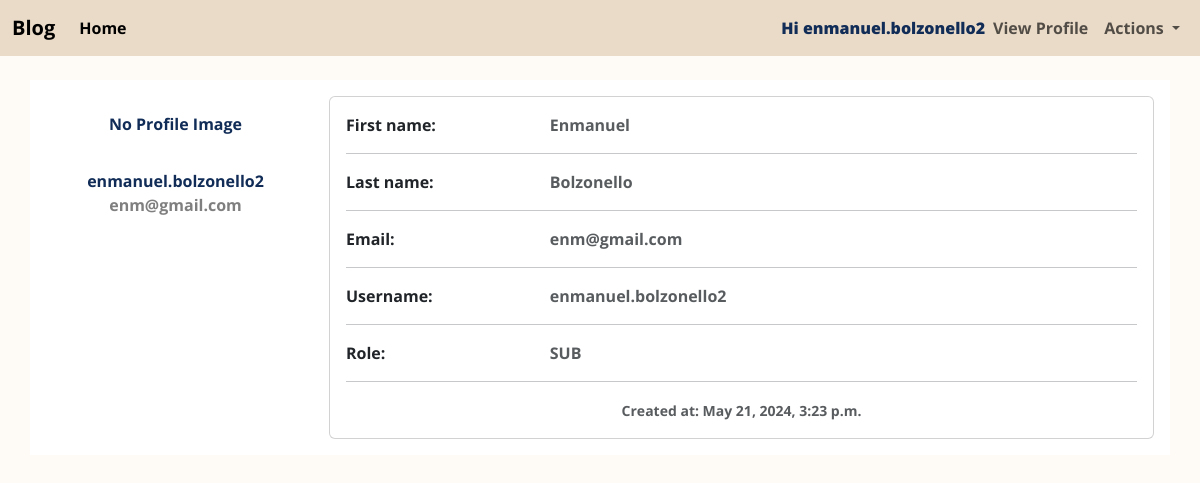
Page /users/54/details on the committed database.
### users/models.py (models this page shows, shortened)
class CustomUser(AbstractUser):
    ROLE_CHOICES = [
        ("ADM", "Administrator"),
        ("AUT", "Author"),
        ("SUB", "Subscriber"),
    ]
    username = models.CharField(max_length=150, unique=True)
    role = models.CharField(max_length=3, choices=ROLE_CHOICES, default='SUB')
    created_at = models.DateTimeField(auto_now_add=True)
    profile_image = models.ImageField(upload_to="images/profile_pics", null=True, blank=True)

### users/views.py (the view)
# urls.py: path('<int:pk>/details', UserDetail.as_view(), name='user-details'),
class UserDetail(DetailView):
    model = CustomUser
    template_name = 'users/user_details.html'
    context_object_name = 'user'

### templates/users/user_details.html (shortened to what this page needs)
{% extends 'base_template.html' %}
{% block content %}
<div class="container bg-white p-3" style="margin: 2% auto;">
    <div class="row">
        <div class="col-md-3">
            <div class="d-flex flex-column align-items-center text-center p-3">
                {% if user.profile_image %}
                  <img class="rounded-circle profile-details-image mt-5" width="100px" src="{{ user.profile_image.url }}">
                {% else %}
                  <span class="font-weight-bold">No Profile Image</span>
                {% endif %}
                <span class="font-weight-bold">{{ user.username }}</span>
                <span class="text-black-50">{{ user.email }}</span>
            </div>
        </div>
        <div class="col-md-9">
            <div class="card">
                <div class="card-body">
                    <div class="row">
                        <div class="col-sm-3">
                          <p class="mb-0">First name:</p>
                        </div>
                        <div class="col-sm-9">
                          <p class="text-muted mb-0">{{ user.first_name }}</p>
                        </div>
                    </div>
                    <hr>
                    <div class="row">
                        <div class="col-sm-3">
                          <p class="mb-0">Last name:</p>
                        </div>
                        <div class="col-sm-9">
                          <p class="text-muted mb-0">{{ user.last_name }}</p>
                        </div>
                    </div>
                    <hr>
                    <div class="row">
                        <div class="col-sm-3">
                          <p class="mb-0">Email:</p>
                        </div>
                        <div class="col-sm-9">
                          <p class="text-muted mb-0">{{ user.email }}</p>
                        </div>
                    </div>
                    <hr>
                    <div class="row">
                        <div class="col-sm-3">
                          <p class="mb-0">Username:</p>
                        </div>
                        <div class="col-sm-9">
                          <p class="text-muted mb-0">{{ user.username }}</p>
                        </div>
                    </div>
                    <hr>
                    <div class="row">
                        <div class="col-sm-3">
                          <p class="mb-0">Role:</p>
                        </div>
                        <div class="col-sm-9">
                          <p class="text-muted mb-0">{{ user.role }}</p>
                        </div>
                    </div>
                    <hr>
                    <div class="row text-center">
                        <div class="col-sm-12">
                            <p class="card-text">
                                <small class="text-body-secondary">Created at: {{ user.date_joined }}</small>
                            </p>
                        </div>
                    </div>
                </div>
            </div>
        </div>
    </div>
</div>
{% endblock %}

### templates/base_template.html (shortened to what this page needs)
{% load static %}
<!doctype html>
<html lang="en">
  <head>
    <link href="https://cdn.jsdelivr.net/npm/bootstrap@5.3.3/dist/css/bootstrap.min.css"
        rel="stylesheet"
>
    <link rel="stylesheet" href="{% static 'css/style.css' %}">
    <link rel="stylesheet"
          href="https://cdnjs.cloudflare.com/ajax/libs/font-awesome/6.5.2/css/all.min.css"
 />
  </head>
  <body>
    <nav class="navbar navbar-expand-lg" style="background-color: #EADBC8;">
      <div class="container-fluid">
        <a class="navbar-brand" href="{% url 'posts:post-list' %}">Blog</a>
        <div class="collapse navbar-collapse" id="navbarNavDropdown">
          <ul class="navbar-nav">
            <li class="nav-item">
              <a class="nav-link active" aria-current="page" href="{% url 'posts:post-list' %}">Home</a>
            </li>
          </ul>
        </div>
        {% if user.is_authenticated %}
        <div class="collapse navbar-collapse d-flex align-items-center" id="navbarNavDropdown">
          <ul class="navbar-nav ms-auto d-flex align-items-center">
              <li class="nav-item">
                <p class="text-center mb-0"><b>Hi {{ user.username }}</b></p>
              </li>
              {% if user.profile_image %}
              <li class="nav-item">
                <a href="{% url 'users:user-details' pk=user.id %}">
                  <img src="{{ user.profile_image.url }}" alt="{{ user.username }}'s profile image" class="profile-image">
                </a>
              </li>
              {% else %}
              <li class="nav-item">
                <a class="nav-link" href="{% url 'users:user-details' pk=user.id %}">View Profile</a>
              </li>
              {% endif %}
              <li class="nav-item dropdown">
                <a class="nav-link dropdown-toggle" href="#" role="button" data-bs-toggle="dropdown" aria-expanded="false">
                  Actions
                </a>
              </li>
          </ul>
        </div>
        {% endif %}
      </div>
    </nav>
    {% block content %}{% endblock %}
  </body>
</html>

### static/css/style.css (style rules this page uses)
body { background-color: #FEFAF6; color: #102C57; font-weight: bold; font-family: "Open Sans", sans-serif; }

### rows in the picture
CustomUser: username "enmanuel.bolzonello2", email "enm@gmail.com", first_name "Enmanuel", last_name "Bolzonello", role "SUB", date_joined "May 21, 2024, 3:23 p.m."
